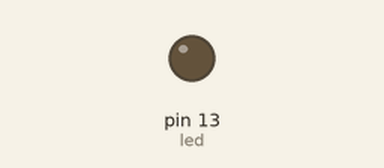
Simulated run of this sketch. Board: Arduino Uno, built with avr-gcc and run on an emulated ATmega328P. On the bench: output pins drawn as LEDs (lit = HIGH).

Above: at 1.0 s.
At 3.0 s:
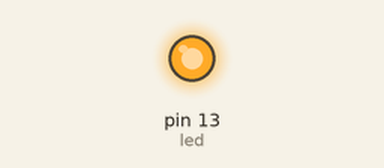
Timing chart, 0 to 5.2 s (numbered marks = the images above):
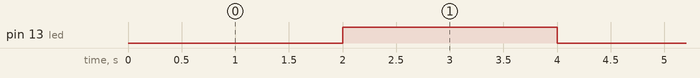

Measured:
- by itself, pin 13 (led): alternates HIGH for 2.0 s and LOW for 2.0 s

The sketch:

3.ino
```cpp
unsigned long i, j;
int led = 13, flag = 0;
void setup() {
  // put your setup code here, to run once:
  pinMode(led, OUTPUT);
  i = millis();
}

void loop() {
  // put your main code here, to run repeatedly:
  j = millis();
  if ((j - i) > 2000 && (flag == 0)) {
    digitalWrite(led, HIGH);
    i = j;
    flag = 1;
  }
  else if ((j - i) > 2000 && (flag == 1)) {
    digitalWrite(led, LOW);
    i = j;
    flag = 0;
  }
}
```
